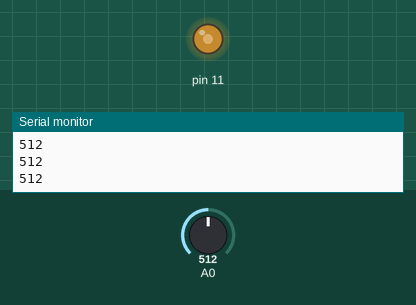
Simulated run of this sketch. Board: Arduino Uno, built with avr-gcc and run on an emulated ATmega328P. Shown: output pins drawn as LEDs (lit = HIGH), the last lines printed to the serial monitor. The inputs (shaded band) are chosen by the test bench; at power-on: A0 = 512.

Above: at 1.2 s.
1.3 s: A0 set to 716
At 1.9 s:
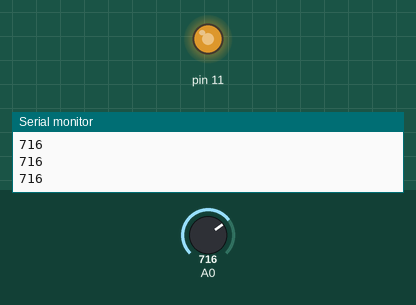
2.8 s: A0 set to 900
At 3.1 s:
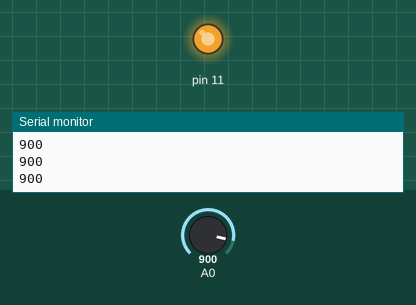
4.3 s: A0 set to 122
At 5.4 s:
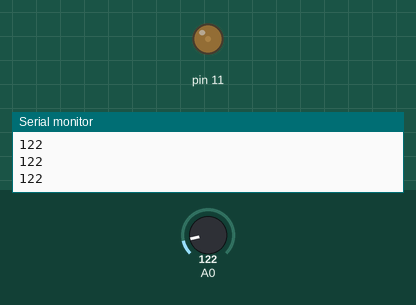
5.8 s: A0 set to 0
At 6.5 s:
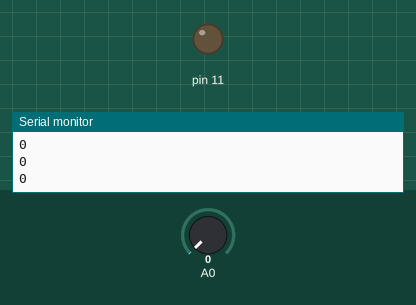
7.3 s: A0 set to 511
At 7.7 s:
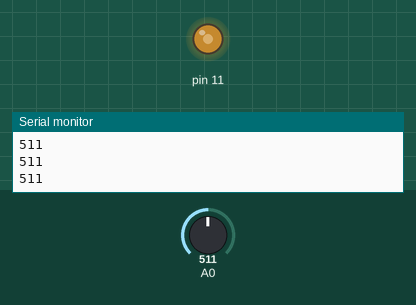
Timing chart, 0 to 9.8 s (numbered marks = the images above; inputs shaded):
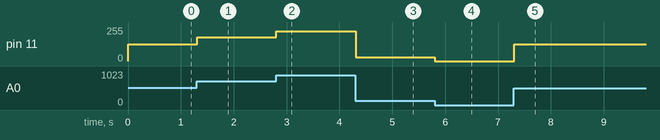

The sketch:

bt-quangtro.ino
```cpp
int  sensorValue  = 0;

void setup ()
{
  //pinMode (A0,INPUT);
    pinMode (11,OUTPUT);
    Serial.begin(9600);
}

void loop ()
{
   sensorValue = analogRead(A0);
  Serial.println( sensorValue );
  int photoresistor = map (sensorValue,0,1023,0,255);
  analogWrite (11,photoresistor);
}
```

Measured:
- after the input at 1.3 s, pin 11: 127/255 → 178/255 at once
- after the input at 2.8 s, pin 11: 178/255 → 224/255 at once
- after the input at 4.3 s, pin 11: 224/255 → 30/255 at once
- after the input at 5.8 s, pin 11: 30/255 → 0/255 at once
- after the input at 7.3 s, pin 11: 0/255 → 127/255 at once
